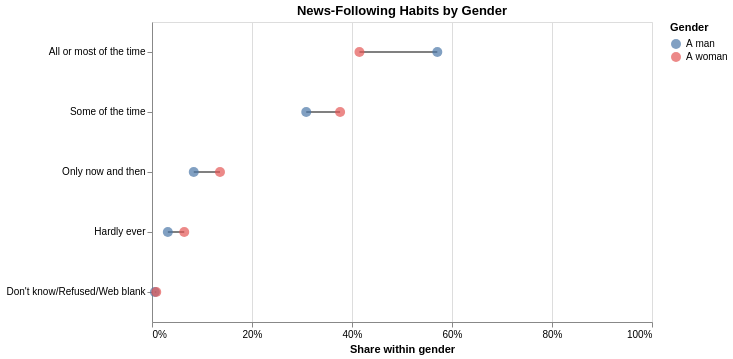

Notebook code for this chart:
### Code cell
gender_order = ["A man", "A woman"]

gender_colors = alt.Scale(
    domain=gender_order,
    range=["#4C78A8", "#E45756"]
)

# Order responses by overall frequency, or replace with a logical survey order
news_order = (
    news_df[news_col]
    .value_counts()
    .index
    .tolist()
)

wide = (
    news_long
    .pivot(index="News response", columns="group", values="rate")
    .reset_index()
)

# Ensure both gender columns exist before drawing connecting lines
wide = wide.dropna(subset=gender_order)

y = alt.Y(
    "News response:N",
    title=None,
    sort=news_order,
    axis=alt.Axis(labelLimit=250)
)

x = alt.X(
    "rate:Q",
    title="Share within gender",
    scale=alt.Scale(domain=[0, 1]),
    axis=alt.Axis(format="%", tickCount=5)
)

rules = (
    alt.Chart(wide)
    .mark_rule(color="gray", strokeWidth=2)
    .encode(
        y=y,
        x=alt.X(
            f"{gender_order[0]}:Q",
            title="Share within gender",
            scale=alt.Scale(domain=[0, 1]),
            axis=alt.Axis(format="%", tickCount=5)
        ),
        x2=f"{gender_order[1]}:Q"
    )
)

dots = (
    alt.Chart(news_long)
    .mark_circle(size=100)
    .encode(
        y=y,
        x=x,
        color=alt.Color(
            "group:N",
            title="Gender",
            scale=gender_colors
        ),
        tooltip=[
            alt.Tooltip("News response:N", title="News-following response"),
            alt.Tooltip("group:N", title="Gender"),
            alt.Tooltip("rate:Q", title="Share", format=".1%"),
            alt.Tooltip("n:Q", title="Respondents")
        ]
    )
)

news_dumbbell = (
    (rules + dots)
    .properties(
        title="News-Following Habits by Gender",
        width=500,
        height=300
    )
)

news_dumbbell

### Figure 1 — Vega-Lite specification as saved in the notebook (floating-point values rounded to 4 significant figures)
{"config": {"view": {"continuousWidth": 300, "continuousHeight": 300}}, "layer": [{"data": {"name": "data-47a0037e2b561a0d81c55074f47fbf39"}, "mark": {"type": "rule", "color": "gray", "strokeWidth": 2}, "encoding": {"x": {"axis": {"format": "%", "tickCount": 5}, "field": "A man", "scale": {"domain": [0, 1]}, "title": "Share within gender", "type": "quantitative"}, "x2": {"field": "A woman"}, "y": {"axis": {"labelLimit": 250}, "field": "News response", "sort": ["All or most of the time", "Some of the time", "Only now and then", "Hardly ever", "Don't know/Refused/Web blank"], "title": null, "type": "nominal"}}}, {"data": {"name": "data-2035e8beb31a9db946bbec7391e6c615"}, "mark": {"type": "circle", "size": 100}, "encoding": {"color": {"field": "group", "scale": {"domain": ["A man", "A woman"], "range": ["#4C78A8", "#E45756"]}, "title": "Gender", "type": "nominal"}, "tooltip": [{"field": "News response", "title": "News-following response", "type": "nominal"}, {"field": "group", "title": "Gender", "type": "nominal"}, {"field": "rate", "format": ".1%", "title": "Share", "type": "quantitative"}, {"field": "n", "title": "Respondents", "type": "quantitative"}], "x": {"axis": {"format": "%", "tickCount": 5}, "field": "rate", "scale": {"domain": [0, 1]}, "title": "Share within gender", "type": "quantitative"}, "y": {"axis": {"labelLimit": 250}, "field": "News response", "sort": ["All or most of the time", "Some of the time", "Only now and then", "Hardly ever", "Don't know/Refused/Web blank"], "title": null, "type": "nominal"}}}], "height": 300, "title": "News-Following Habits by Gender", "width": 500, "$schema": "https://vega.github.io/schema/vega-lite/v6.4.1.json", "datasets": {"data-47a0037e2b561a0d81c55074f47fbf39": [{"News response": "All or most of the time", "A man": 0.5706, "A woman": 0.4148, "In some other way": 0.3061, "Refused": 0.3333}, {"News response": "Don't know/Refused/Web blank", "A man": 0.005757, "A woman": 0.008545, "In some other way": null, "Refused": 0.03333}, {"News response": "Hardly ever", "A man": 0.03166, "A woman": 0.06448, "In some other way": 0.02041, "Refused": 0.1}, {"News response": "Only now and then", "A man": 0.08347, "A woman": 0.1359, "In some other way": 0.2041, "Refused": 0.1667}, {"News response": "Some of the time", "A man": 0.3085, "A woman": 0.3762, "In some other way": 0.4694, "Refused": 0.3667}], "data-2035e8beb31a9db946bbec7391e6c615": [{"News response": "All or most of the time", "group": "A man", "n": 2379, "rate": 0.5706}, {"News response": "All or most of the time", "group": "A woman", "n": 2136, "rate": 0.4148}, {"News response": "All or most of the time", "group": "In some other way", "n": 15, "rate": 0.3061}, {"News response": "All or most of the time", "group": "Refused", "n": 10, "rate": 0.3333}, {"News response": "Don't know/Refused/Web blank", "group": "A man", "n": 24, "rate": 0.005757}, {"News response": "Don't know/Refused/Web blank", "group": "A woman", "n": 44, "rate": 0.008545}, {"News response": "Don't know/Refused/Web blank", "group": "Refused", "n": 1, "rate": 0.03333}, {"News response": "Hardly ever", "group": "A man", "n": 132, "rate": 0.03166}, {"News response": "Hardly ever", "group": "A woman", "n": 332, "rate": 0.06448}, {"News response": "Hardly ever", "group": "In some other way", "n": 1, "rate": 0.02041}, {"News response": "Hardly ever", "group": "Refused", "n": 3, "rate": 0.1}, {"News response": "Only now and then", "group": "A man", "n": 348, "rate": 0.08347}, {"News response": "Only now and then", "group": "A woman", "n": 700, "rate": 0.1359}, {"News response": "Only now and then", "group": "In some other way", "n": 10, "rate": 0.2041}, {"News response": "Only now and then", "group": "Refused", "n": 5, "rate": 0.1667}, {"News response": "Some of the time", "group": "A man", "n": 1286, "rate": 0.3085}, {"News response": "Some of the time", "group": "A woman", "n": 1937, "rate": 0.3762}, {"News response": "Some of the time", "group": "In some other way", "n": 23, "rate": 0.4694}, {"News response": "Some of the time", "group": "Refused", "n": 11, "rate": 0.3667}]}}
